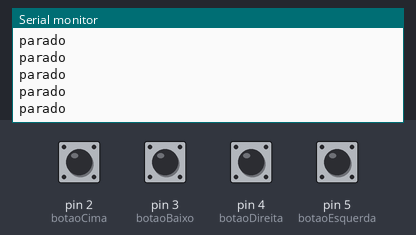
A program run on a simulated Arduino Uno, built with avr-gcc and run on an emulated ATmega328P. Shown: the last lines printed to the serial monitor. Inputs (shaded band) come from the test bench; at power-on: pin 2 (botaoCima), pin 3 (botaoBaixo), pin 4 (botaoDireita), pin 5 (botaoEsquerda) HIGH.

Above: at 1.2 s.
1.3 s: pin 2 (botaoCima) pulled LOW for 0.15 s
At 2.3 s:
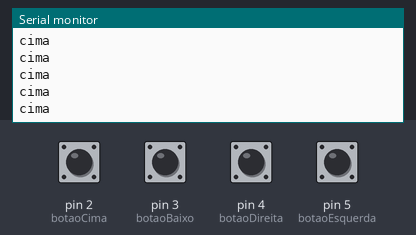
3.2 s: pin 3 (botaoBaixo) pulled LOW for 0.15 s
At 4.2 s:
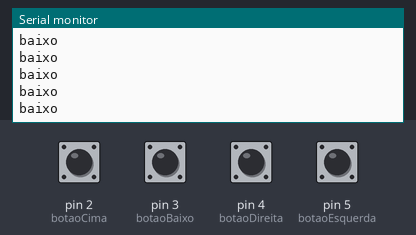
5.1 s: pin 4 (botaoDireita) pulled LOW for 0.15 s
At 5.9 s:
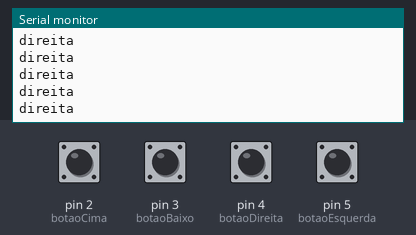
7.0 s: pin 5 (botaoEsquerda) pulled LOW for 0.15 s
At 8.1 s:
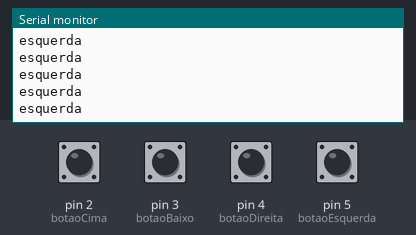
8.9 s: pin 2 (botaoCima) pulled LOW for 1 s
At 9.8 s:
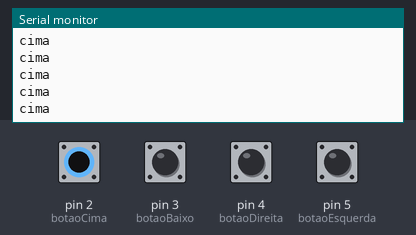
12.9 s: pin 3 (botaoBaixo) pulled LOW for 1 s
At 14.0 s:
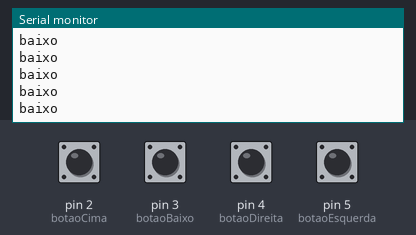

Measured:
- after the input at 1.3 s, the serial monitor: prints a new line after 0.07 s (image 1)
- after the input at 3.2 s, the serial monitor: prints a new line after 0.07 s (image 2)
- after the input at 5.1 s, the serial monitor: prints a new line after 0.07 s (image 3)
- after the input at 7.0 s, the serial monitor: prints a new line after 0.07 s (image 4)
- after the input at 8.9 s, the serial monitor: prints a new line after 0.07 s (image 5)
- after the input at 12.9 s, the serial monitor: prints a new line after 0.07 s (image 6)

The program:

main.cpp
```cpp
#include <Arduino.h>

int opcao = 0;
int botaoCima = 2;
int botaoBaixo = 3;
int botaoDireita = 4;
int botaoEsquerda = 5;

void setup()
{
  Serial.begin(9600);
  pinMode(botaoCima, INPUT);
  pinMode(botaoBaixo, INPUT);
  pinMode(botaoDireita, INPUT);
  pinMode(botaoEsquerda, INPUT);

}

void loop() {
  // 0 -> parar
  // 1 -> cima
  // 2 -> baixo
  // 3 -> direita
  // 4 -> esquerda
  // 5 -> cima direita
  // 6 -> cima esquerda
  // 7 -> baixo direita
  // 8 -> baixo esquerda

 if (digitalRead(botaoCima) == LOW) {
    opcao = 1;
  }

  if (digitalRead(botaoBaixo) == LOW) {
    opcao = 2;
    }

  if (digitalRead(botaoDireita) == LOW) {
    opcao = 3;
  }

  if (digitalRead(botaoEsquerda) == LOW) {
    opcao = 4;
  }

  if (digitalRead(botaoCima) == LOW && digitalRead(botaoDireita) == LOW) {
    opcao = 5;
  }

  if (digitalRead(botaoCima) == LOW && digitalRead(botaoEsquerda) == LOW) {
    opcao = 6;
  }

  if (digitalRead(botaoBaixo) == LOW && digitalRead(botaoDireita) == LOW) {
    opcao = 7;
  }

  if (digitalRead(botaoBaixo) == LOW && digitalRead(botaoEsquerda) == LOW) {
    opcao = 8;
  }

  if (digitalRead(botaoCima) == LOW && digitalRead(botaoBaixo) == LOW && digitalRead(botaoDireita) == LOW && digitalRead(botaoEsquerda) == LOW) {
    opcao = 0;
  }

  switch(opcao)
  {
    case 1:
    Serial.println("cima");
    break;

    case 2:
    Serial.println("baixo");
    break;

    case 3:
    Serial.println("direita");
    break;

    case 4:
    Serial.println("esquerda");
    break;

    case 5:
    Serial.println("diagonal cima direita");
    break;

    case 6:
    Serial.println("diagonal cima esquerda");
    break;

    case 7:
    Serial.println("diagonal baixo direita");
    break;

    case 8:
    Serial.println("diagonal baixo esquerda");
    break;

    default:
    Serial.println("parado"); }
   }
```
